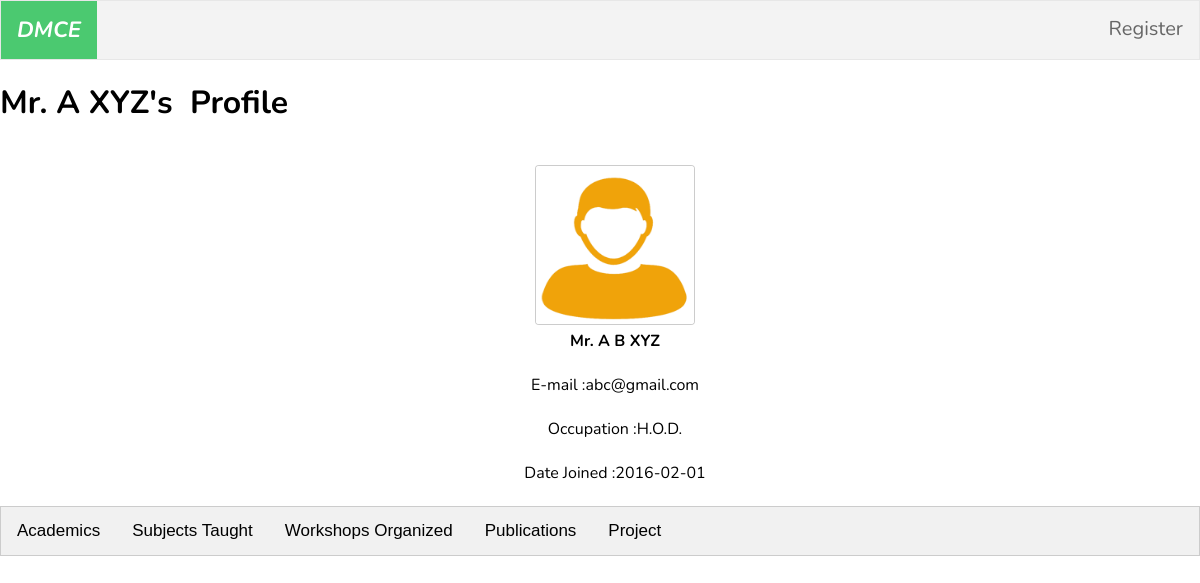
/profile.php?id=1002, run on the app's committed database.
### tables this page shows
CREATE TABLE `fac_info` (
  `fac_id` int(16) UNSIGNED NOT NULL,
  `salut` varchar(4) NOT NULL,
  `fname` varchar(16) NOT NULL,
  `mname` varchar(16) NOT NULL,
  `lname` varchar(40) NOT NULL,
  `email` varchar(32) DEFAULT NULL,
  `occupation` varchar(16) DEFAULT NULL,
  `pwd` varchar(32) DEFAULT NULL,
  `gender` varchar(6) DEFAULT NULL,
  `join_dt` date DEFAULT NULL,
  `image` varchar(1024) DEFAULT NULL
);

### profile.php (the view, shortened to what this page needs)
<?php
include "includes/db.php";
$fac_id= $_GET['id'];
$query1="SELECT * FROM fac_info  where fac_id=".$fac_id;
$result= mysqli_query($connection,$query1);
if($result){
    if($obj=$result->fetch_object()){
        $image= $obj->image;
        $salut=$obj->salut;
        $fname=$obj->fname;
        $mname=$obj->mname;
        $lname=$obj->lname;
        $email=$obj->email;
        $occupation=$obj->occupation;
        $join_dt=$obj->join_dt;
      }
    }
?>
<!DOCTYPE html>
<html>
<head>
    <link rel="stylesheet" type="text/css" href="css/nav.css">
    <link rel="stylesheet" type="text/css" href="css/main.css">
    <link rel="stylesheet" type="text/css" href="css/profile.css">
</head>
<body>
<ul>
  <div id="brand">
  <li><a class="active" href="index.php">DMCE</a></li>
  </div>
  <div class="other" id="right">
  <li><a href='signup1.php'>Register</a></li>
  </div>
</ul>
    <h1><?php echo $salut.' '.$fname.' '.$lname.'&apos;'.'s &nbsp;';?>Profile</h1>
<?php
        echo '<div class="l-12 columns" align="center">';
        echo'<img src="'.$image.'" class="th"/><br/>';
        echo'<p class="text-index"><strong>'.$salut.' '.$fname.' '.$mname.' '.$lname.'</strong></p><br>';
        echo'<p class="text-index">E-mail :'.$email.'</strong></p><br>';
        echo'<p class="text-index">Occupation :'.$occupation.'</strong></p><br>';
        echo'<p class="text-index">Date Joined :'.$join_dt.'</strong></p><br>';
        echo'</div>';
?>
<div class="tab" >
  <button class="tablinks" onclick="openTab(event, 'qual')" >Academics</button>
  <button class="tablinks" onclick="openTab(event, 'subt')" >Subjects Taught</button>
  <button class="tablinks" onclick="openTab(event, 'workshop')">Workshops Organized</button>
  <button class="tablinks" onclick="openTab(event, 'publications')">Publications</button>
  <button class="tablinks" onclick="openTab(event, 'project')">Project</button>
</div>
   </body>
</html>

### css/nav.css (style rules this page uses)
ul { list-style-type: none; margin: 0px 0px 0px 0px; padding: 0px 0px 0px 0px; overflow: hidden; border: 1px solid #e7e7e7; background-color: #f3f3f3; font-family: 'Nunito', sans-serif; font-size:20px; }
li { float: left; }
#right { float: right; }
#brand { font-style: oblique; font-weight: bolder; font-size: 22px; }
li a { display: block; color: #666; text-align: center; padding: 14px 16px; text-decoration: none; }
body { margin:0px 0px 0px 0px; font-family: 'Nunito', sans-serif; background-image: url("bg-01.jpg"); }
li a.active { color: white; background-color: #4BC970; }

### css/main.css (style rules this page uses)
.column, .columns { margin-top:20px; position: relative; padding-left: 0.9375rem; padding-right: 0.9375rem; align-self: center; float:left; }
.l-12 { width: 100%; }
.th { line-height: 0; display: inline-block; border: solid 4px white; width: 150px; height: 150px; box-shadow: 0 0 0 1px rgba(0, 0, 0, 0.2); transition: all 200ms ease-out; border-radius: 3px; }
p { margin:0px auto; }

### css/profile.css (style rules this page uses)
body { font-family: 'Nunito', sans-serif; }
.tab { overflow: hidden; border: 1px solid #ccc; background-color: #f1f1f1; }
.tab button { background-color: inherit; float: left; border: none; outline: none; cursor: pointer; padding: 14px 16px; transition: 0.3s; font-size: 17px; }
h1 { align-self: center; }

### data on the page
fac_info: salut "Mr.", fname "A", lname "XYZ", image (picture), mname "B", email "abc@gmail.com", occupation "H.O.D.", join_dt "2016-02-01"
